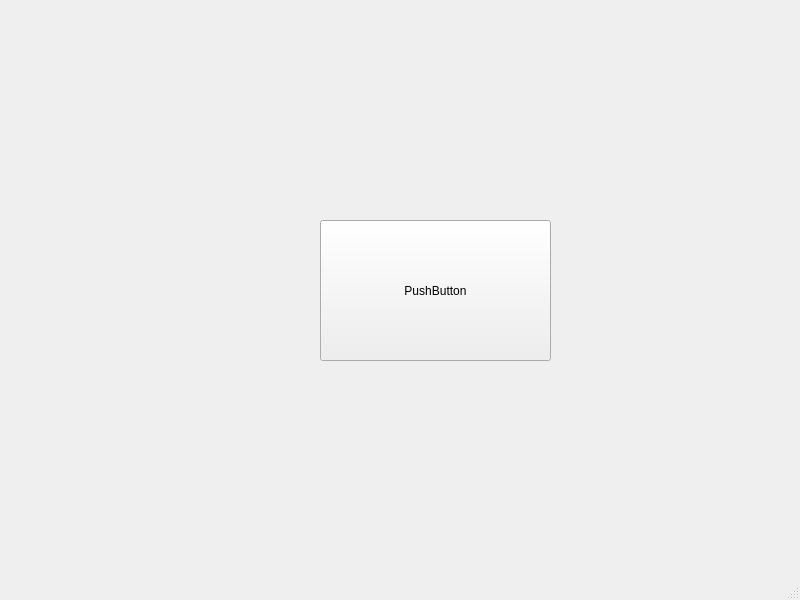
<?xml version="1.0" encoding="UTF-8"?>
<ui version="4.0">
 <class>MainWindow</class>
 <widget class="QMainWindow" name="MainWindow">
  <property name="geometry">
   <rect>
    <x>0</x>
    <y>0</y>
    <width>800</width>
    <height>600</height>
   </rect>
  </property>
  <property name="windowTitle">
   <string>MainWindow</string>
  </property>
  <widget class="QWidget" name="centralwidget">
   <widget class="QPushButton" name="pushButton">
    <property name="geometry">
     <rect>
      <x>320</x>
      <y>220</y>
      <width>231</width>
      <height>141</height>
     </rect>
    </property>
    <property name="text">
     <string>PushButton</string>
    </property>
   </widget>
  </widget>
  <widget class="QMenuBar" name="menubar">
   <property name="geometry">
    <rect>
     <x>0</x>
     <y>0</y>
     <width>800</width>
     <height>20</height>
    </rect>
   </property>
  </widget>
  <widget class="QStatusBar" name="statusbar"/>
 </widget>
 <resources/>
 <connections/>
</ui>
